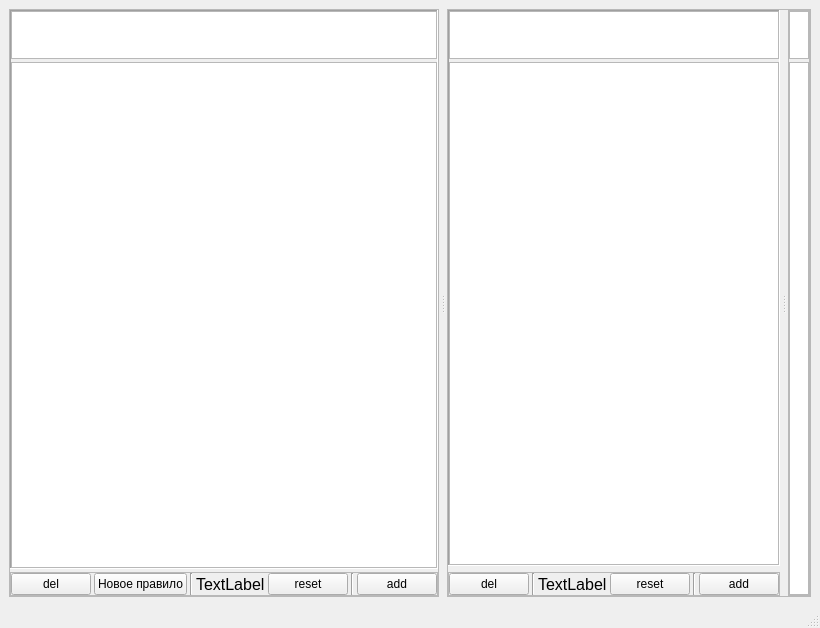
<?xml version="1.0" encoding="UTF-8"?>
<ui version="4.0">
 <class>MainWindow</class>
 <widget class="QMainWindow" name="MainWindow">
  <property name="geometry">
   <rect>
    <x>0</x>
    <y>0</y>
    <width>795</width>
    <height>628</height>
   </rect>
  </property>
  <property name="windowTitle">
   <string>MainWindow</string>
  </property>
  <widget class="QWidget" name="centralwidget">
   <layout class="QVBoxLayout" name="verticalLayout">
    <item>
     <widget class="QSplitter" name="splitter">
      <property name="orientation">
       <enum>Qt::Horizontal</enum>
      </property>
      <property name="handleWidth">
       <number>8</number>
      </property>
      <widget class="QFrame" name="fr_r">
       <property name="frameShape">
        <enum>QFrame::StyledPanel</enum>
       </property>
       <property name="frameShadow">
        <enum>QFrame::Raised</enum>
       </property>
       <layout class="QVBoxLayout" name="verticalLayout_3">
        <property name="spacing">
         <number>3</number>
        </property>
        <property name="leftMargin">
         <number>0</number>
        </property>
        <property name="topMargin">
         <number>0</number>
        </property>
        <property name="rightMargin">
         <number>0</number>
        </property>
        <property name="bottomMargin">
         <number>0</number>
        </property>
        <item>
         <widget class="QFrame" name="fr_rules">
          <property name="frameShape">
           <enum>QFrame::Panel</enum>
          </property>
          <property name="frameShadow">
           <enum>QFrame::Sunken</enum>
          </property>
          <layout class="QVBoxLayout" name="verticalLayout_5">
           <property name="spacing">
            <number>3</number>
           </property>
           <property name="leftMargin">
            <number>0</number>
           </property>
           <property name="topMargin">
            <number>0</number>
           </property>
           <property name="rightMargin">
            <number>0</number>
           </property>
           <property name="bottomMargin">
            <number>0</number>
           </property>
           <item>
            <widget class="QTableWidget" name="tbl_rules_filter">
             <property name="maximumSize">
              <size>
               <width>16777215</width>
               <height>48</height>
              </size>
             </property>
            </widget>
           </item>
           <item>
            <widget class="QTableWidget" name="tbl_rules"/>
           </item>
          </layout>
         </widget>
        </item>
        <item>
         <widget class="QFrame" name="fr_btns_rules">
          <property name="frameShape">
           <enum>QFrame::StyledPanel</enum>
          </property>
          <property name="frameShadow">
           <enum>QFrame::Raised</enum>
          </property>
          <layout class="QHBoxLayout" name="horizontalLayout_3">
           <property name="spacing">
            <number>3</number>
           </property>
           <property name="leftMargin">
            <number>0</number>
           </property>
           <property name="topMargin">
            <number>0</number>
           </property>
           <property name="rightMargin">
            <number>0</number>
           </property>
           <property name="bottomMargin">
            <number>0</number>
           </property>
           <item>
            <widget class="QPushButton" name="btn_del_r">
             <property name="toolTip">
              <string>&lt;html&gt;&lt;head/&gt;&lt;body&gt;&lt;p&gt;&lt;span style=&quot; font-size:12pt; font-style:italic;&quot;&gt;Удалить выбранное правило из видимых должностей.&lt;/span&gt;&lt;/p&gt;&lt;/body&gt;&lt;/html&gt;</string>
             </property>
             <property name="text">
              <string>del</string>
             </property>
            </widget>
           </item>
           <item>
            <widget class="QPushButton" name="btn_new_role">
             <property name="text">
              <string>Новое правило</string>
             </property>
            </widget>
           </item>
           <item>
            <widget class="Line" name="line">
             <property name="orientation">
              <enum>Qt::Vertical</enum>
             </property>
            </widget>
           </item>
           <item>
            <widget class="QLabel" name="lbl_filtred_r">
             <property name="font">
              <font>
               <pointsize>12</pointsize>
              </font>
             </property>
             <property name="text">
              <string>TextLabel</string>
             </property>
             <property name="wordWrap">
              <bool>true</bool>
             </property>
            </widget>
           </item>
           <item>
            <spacer name="horizontalSpacer_2">
             <property name="orientation">
              <enum>Qt::Horizontal</enum>
             </property>
             <property name="sizeHint" stdset="0">
              <size>
               <width>40</width>
               <height>20</height>
              </size>
             </property>
            </spacer>
           </item>
           <item>
            <widget class="QPushButton" name="btn_reset_r">
             <property name="text">
              <string>reset</string>
             </property>
            </widget>
           </item>
           <item>
            <widget class="Line" name="line_2">
             <property name="orientation">
              <enum>Qt::Vertical</enum>
             </property>
            </widget>
           </item>
           <item>
            <widget class="QPushButton" name="btn_add_r">
             <property name="toolTip">
              <string>&lt;html&gt;&lt;head/&gt;&lt;body&gt;&lt;p&gt;&lt;span style=&quot; font-size:12pt; font-style:italic;&quot;&gt;Добавить новую должность в видимые правила.&lt;/span&gt;&lt;/p&gt;&lt;/body&gt;&lt;/html&gt;</string>
             </property>
             <property name="text">
              <string>add</string>
             </property>
            </widget>
           </item>
          </layout>
         </widget>
        </item>
       </layout>
      </widget>
      <widget class="QFrame" name="fr_u">
       <property name="frameShape">
        <enum>QFrame::StyledPanel</enum>
       </property>
       <property name="frameShadow">
        <enum>QFrame::Raised</enum>
       </property>
       <layout class="QVBoxLayout" name="verticalLayout_6">
        <property name="spacing">
         <number>3</number>
        </property>
        <property name="leftMargin">
         <number>0</number>
        </property>
        <property name="topMargin">
         <number>0</number>
        </property>
        <property name="rightMargin">
         <number>0</number>
        </property>
        <property name="bottomMargin">
         <number>0</number>
        </property>
        <item>
         <widget class="QSplitter" name="splitter_2">
          <property name="orientation">
           <enum>Qt::Horizontal</enum>
          </property>
          <property name="handleWidth">
           <number>8</number>
          </property>
          <widget class="QWidget" name="layoutWidget">
           <layout class="QVBoxLayout" name="verticalLayout_4">
            <item>
             <widget class="QFrame" name="fr_dolgn">
              <property name="frameShape">
               <enum>QFrame::Panel</enum>
              </property>
              <property name="frameShadow">
               <enum>QFrame::Sunken</enum>
              </property>
              <layout class="QVBoxLayout" name="verticalLayout_2">
               <property name="spacing">
                <number>3</number>
               </property>
               <property name="leftMargin">
                <number>0</number>
               </property>
               <property name="topMargin">
                <number>0</number>
               </property>
               <property name="rightMargin">
                <number>0</number>
               </property>
               <property name="bottomMargin">
                <number>0</number>
               </property>
               <item>
                <widget class="QTableWidget" name="tbl_dolgn_filter">
                 <property name="maximumSize">
                  <size>
                   <width>16777215</width>
                   <height>48</height>
                  </size>
                 </property>
                </widget>
               </item>
               <item>
                <widget class="QTableWidget" name="tbl_dolgn"/>
               </item>
              </layout>
             </widget>
            </item>
            <item>
             <widget class="QFrame" name="fr_btns_dolgn">
              <property name="frameShape">
               <enum>QFrame::StyledPanel</enum>
              </property>
              <property name="frameShadow">
               <enum>QFrame::Raised</enum>
              </property>
              <layout class="QHBoxLayout" name="horizontalLayout_2">
               <property name="spacing">
                <number>3</number>
               </property>
               <property name="leftMargin">
                <number>0</number>
               </property>
               <property name="topMargin">
                <number>0</number>
               </property>
               <property name="rightMargin">
                <number>0</number>
               </property>
               <property name="bottomMargin">
                <number>0</number>
               </property>
               <item>
                <widget class="QPushButton" name="btn_del">
                 <property name="toolTip">
                  <string>&lt;html&gt;&lt;head/&gt;&lt;body&gt;&lt;p&gt;&lt;span style=&quot; font-size:12pt; font-style:italic;&quot;&gt;Удалить выбранную должность из видимых правил.&lt;/span&gt;&lt;/p&gt;&lt;/body&gt;&lt;/html&gt;</string>
                 </property>
                 <property name="text">
                  <string>del</string>
                 </property>
                </widget>
               </item>
               <item>
                <widget class="Line" name="line_3">
                 <property name="orientation">
                  <enum>Qt::Vertical</enum>
                 </property>
                </widget>
               </item>
               <item>
                <widget class="QLabel" name="lbl_filtred_u">
                 <property name="font">
                  <font>
                   <pointsize>12</pointsize>
                  </font>
                 </property>
                 <property name="text">
                  <string>TextLabel</string>
                 </property>
                 <property name="wordWrap">
                  <bool>true</bool>
                 </property>
                </widget>
               </item>
               <item>
                <spacer name="horizontalSpacer">
                 <property name="orientation">
                  <enum>Qt::Horizontal</enum>
                 </property>
                 <property name="sizeHint" stdset="0">
                  <size>
                   <width>40</width>
                   <height>20</height>
                  </size>
                 </property>
                </spacer>
               </item>
               <item>
                <widget class="QPushButton" name="btn_reset_u">
                 <property name="text">
                  <string>reset</string>
                 </property>
                </widget>
               </item>
               <item>
                <widget class="Line" name="line_5">
                 <property name="orientation">
                  <enum>Qt::Vertical</enum>
                 </property>
                </widget>
               </item>
               <item>
                <widget class="QPushButton" name="btn_add">
                 <property name="toolTip">
                  <string>&lt;html&gt;&lt;head/&gt;&lt;body&gt;&lt;p&gt;&lt;span style=&quot; font-size:12pt; font-style:italic;&quot;&gt;Добавить новое правило в видимые должности.&lt;/span&gt;&lt;/p&gt;&lt;/body&gt;&lt;/html&gt;</string>
                 </property>
                 <property name="text">
                  <string>add</string>
                 </property>
                </widget>
               </item>
              </layout>
             </widget>
            </item>
           </layout>
          </widget>
          <widget class="QFrame" name="fr_fio">
           <property name="minimumSize">
            <size>
             <width>22</width>
             <height>0</height>
            </size>
           </property>
           <property name="frameShape">
            <enum>QFrame::StyledPanel</enum>
           </property>
           <property name="frameShadow">
            <enum>QFrame::Raised</enum>
           </property>
           <layout class="QVBoxLayout" name="verticalLayout_7">
            <property name="spacing">
             <number>3</number>
            </property>
            <property name="leftMargin">
             <number>0</number>
            </property>
            <property name="topMargin">
             <number>0</number>
            </property>
            <property name="rightMargin">
             <number>0</number>
            </property>
            <property name="bottomMargin">
             <number>0</number>
            </property>
            <item>
             <widget class="QTableWidget" name="tbl_fio_filter">
              <property name="maximumSize">
               <size>
                <width>16777215</width>
                <height>48</height>
               </size>
              </property>
             </widget>
            </item>
            <item>
             <widget class="QTableWidget" name="tbl_fio"/>
            </item>
           </layout>
          </widget>
         </widget>
        </item>
       </layout>
      </widget>
     </widget>
    </item>
   </layout>
  </widget>
  <widget class="QMenuBar" name="menubar">
   <property name="geometry">
    <rect>
     <x>0</x>
     <y>0</y>
     <width>795</width>
     <height>21</height>
    </rect>
   </property>
  </widget>
  <widget class="QStatusBar" name="statusbar"/>
 </widget>
 <resources/>
 <connections/>
</ui>
